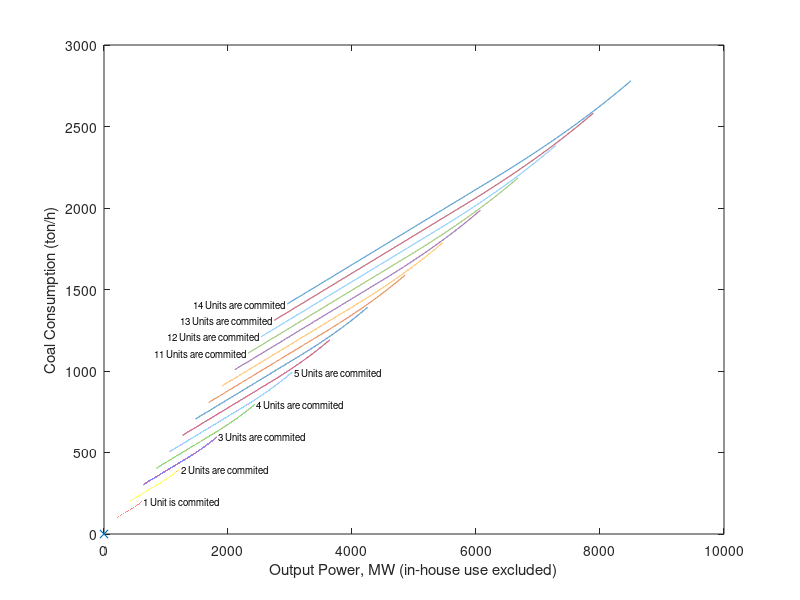

Source code (MATLAB): (Note: this script raises an error after producing the figure.)
clear
close all
clc
format compact

coal_nameplate = 660; % [MW]

coal_num = 14; % 3 units

dx = 10000;
u_coal_unit = linspace(0.4,1,dx) * coal_nameplate;
v_coal_unit = u_coal_unit-0.08*coal_nameplate;
f_coal_unit = (266*linspace(0.4,1,dx).^2 -507*linspace(0.4,1,dx) + 542).*linspace(0.4,1,dx)*coal_nameplate/1e3; % [ton/h]
u_min = min(u_coal_unit);
v_min = min(v_coal_unit);
f_min = min(f_coal_unit);


%% ========================================================================
% 211.2~8500.8MW -> round to 220-8500MW
v_range = 220:0.1:8500; % [1x82801]
u_table = zeros(coal_num, length(v_range), coal_num); % [14 units]x[pwr range]x[cmt]
v_table = zeros(coal_num, length(v_range), coal_num); % [14 units]x[pwr range]x[cmt]
f_table = zeros(length(v_range), coal_num); % [pwr range]x[cmt]
id_st = zeros(coal_num, 1); % Starting entry that is not nan
id_ed = zeros(coal_num, 1); % Ending entry that is not nan

% ====================
% No unit
figure(3); clf; hold on; box on; % Fuel consumption
plot(0, 0, 'x');
xlabel('Output Power, MW (in-house use excluded)');
ylabel('Coal Consumption (ton/h)');

% ====================
% One unit
n = 1;
u1_extended = interp1(v_coal_unit, u_coal_unit, v_range);
u_table(n,:,n) =  u1_extended;
v1_extended = interp1(v_coal_unit, v_coal_unit, v_range);
v_table(n,:,n) =  v1_extended;
f1_extended = interp1(v_coal_unit, f_coal_unit, v_range);
f_table(:,n) =  f1_extended;
id_st(n) = find(~isnan(f1_extended)==1, 1, 'first');
id_ed(n) = find(~isnan(f1_extended)==1, 1, 'last');

figure(3);
plot(v_coal_unit, f_coal_unit);
text(v_coal_unit(end), f_coal_unit(end), ' 1 Unit is commited', 'fontsize', 7);

% ====================
% Multiple units
tic;
for n = 2:coal_num
    v_long = v_coal_unit*n;

    u = ones(n, dx) * u_min;
    v = ones(n, dx) * v_min;
    f = ones(n, dx) * f_min;
    
    u_extended = zeros(n, dx, n);
    v_extended = zeros(n, dx, n);
    f_extended = zeros(n, dx, n);
    u_sum = zeros(n, dx);
    v_sum = zeros(n, dx);
    f_sum = zeros(n, dx);
    for cmt = 1:n
        u(cmt,:) = u_coal_unit;
        v(cmt,:) = v_coal_unit;
        f(cmt,:) = f_coal_unit;
        
        u_sum(cmt,:) = sum(u);
        v_sum(cmt,:) = sum(v);
        f_sum(cmt,:) = sum(f);
        for nn = 1:n
            u_extended(nn,:,cmt) = interp1(v_sum(cmt,:),u(nn,:),v_long);
            v_extended(nn,:,cmt) = interp1(v_sum(cmt,:),v(nn,:),v_long);
            f_extended(nn,:,cmt) = interp1(v_sum(cmt,:),f(nn,:),v_long);
        end
    end
    f_combined = squeeze(sum(f_extended))';
    [value, id_row] = min(f_combined);
    
    id_col = 1:length(id_row);
    id = sub2ind([n,dx], id_row, id_col);
    opt_f = value; % [1]x[dx]
    opt_u = zeros(n,dx);
    opt_v = zeros(n,dx);
    for nn = 1:n
        u1_extended = squeeze(u_extended(nn,:,:))';
        opt_u(nn,:) = u1_extended(id);
        v1_extended = squeeze(v_extended(nn,:,:))';
        opt_v(nn,:) = v1_extended(id);
        
        % Save opt solutions to tables
        u1_extended = interp1(v_long, opt_u(nn,:), v_range);
        u_table(nn,:,n) = u1_extended;
        v1_extended = interp1(v_long, opt_v(nn,:), v_range);
        v_table(nn,:,n) = v1_extended;
    end
    f_extended = interp1(v_long, opt_f, v_range);
    f_table(:,n) = f_extended;
    id_st(n) = find(~isnan(f_extended)==1, 1, 'first');
    id_ed(n) = find(~isnan(f_extended)==1, 1, 'last');
    
    figure(3);
    plot(v_long, opt_f);
    if n<11
    text(v_long(end), opt_f(end), [' ', num2str(n), ' Units are commited'], 'fontsize', 7);
    else
    text(v_long(1), opt_f(1), [' ', num2str(n), ' Units are commited '], 'fontsize', 7, 'horizontalalignment', 'right');
    end
    
    toc;
end
xlabel('Output Power, MW (in-house use excluded)');
ylabel('Coal Consumption (ton/h)');
my_gridline;

% v_st = v_range(id_st);
% v_ed = v_range(id_ed);
% save('FourteenUnits', ...
%      'v_range', ...
%      'f_table', 'u_table', 'v_table', ...
%      'id_st', 'id_ed', 'v_st', 'v_ed');

% ====================
% figure(1); clf;
% opt_u = flipud(opt_u);
% for nn = 1:n
%     subplot(n+1,1,nn);
%     plot(v_long, opt_u(nn,:));
%     ylim([0 700]);
%     set(gca, 'ytick', 0:350:700);
%     ylabel(['u', num2str(nn)]);
% end
% subplot(n+1,1,n+1);
% area(v_long, opt_u', 'edgecolor', 'none');
% ylim([0 4000]);


%% Double check 3-units result to be identical to solution_clean.m
% figure(2); clf;
% subplot(4,1,1); hold on; box on;
% plot(v_range, u_table(1,:,3), 'linewidth', 1); hold on;
% ylim([0 700]);
% ylabel('u1');
% 
% subplot(4,1,2); hold on; box on;
% plot(v_range, u_table(2,:,3), 'linewidth', 1); hold on;
% ylim([0 700]);
% ylabel('u2');
% 
% subplot(4,1,3); hold on; box on;
% plot(v_range, u_table(3,:,3), 'linewidth', 1); hold on;
% ylim([0 700]);
% ylabel('u3');
% 
% subplot(4,1,4); hold on; box on;
% ha = area(v_range, u_table(1:3,:,3)', 'edgecolor', 'none');
% set(ha(1), 'facec', [0.8 0.95 1], 'edgecolor', 'none');
% set(ha(2), 'facec', [1 0.8 0.8], 'edgecolor', 'none');
% set(ha(3), 'facec', [1 0.8 0], 'edgecolor', 'none');
% xlim([600 2000]);
% 
% load ThreeUnitsClean;
% subplot(4,1,3);
% plot(v_unique, opt_u1, '--'); hold on;
% subplot(4,1,2);
% plot(v_unique, opt_u2, '--'); hold on;
% subplot(4,1,1);
% plot(v_unique, opt_u3, '--'); hold on;

